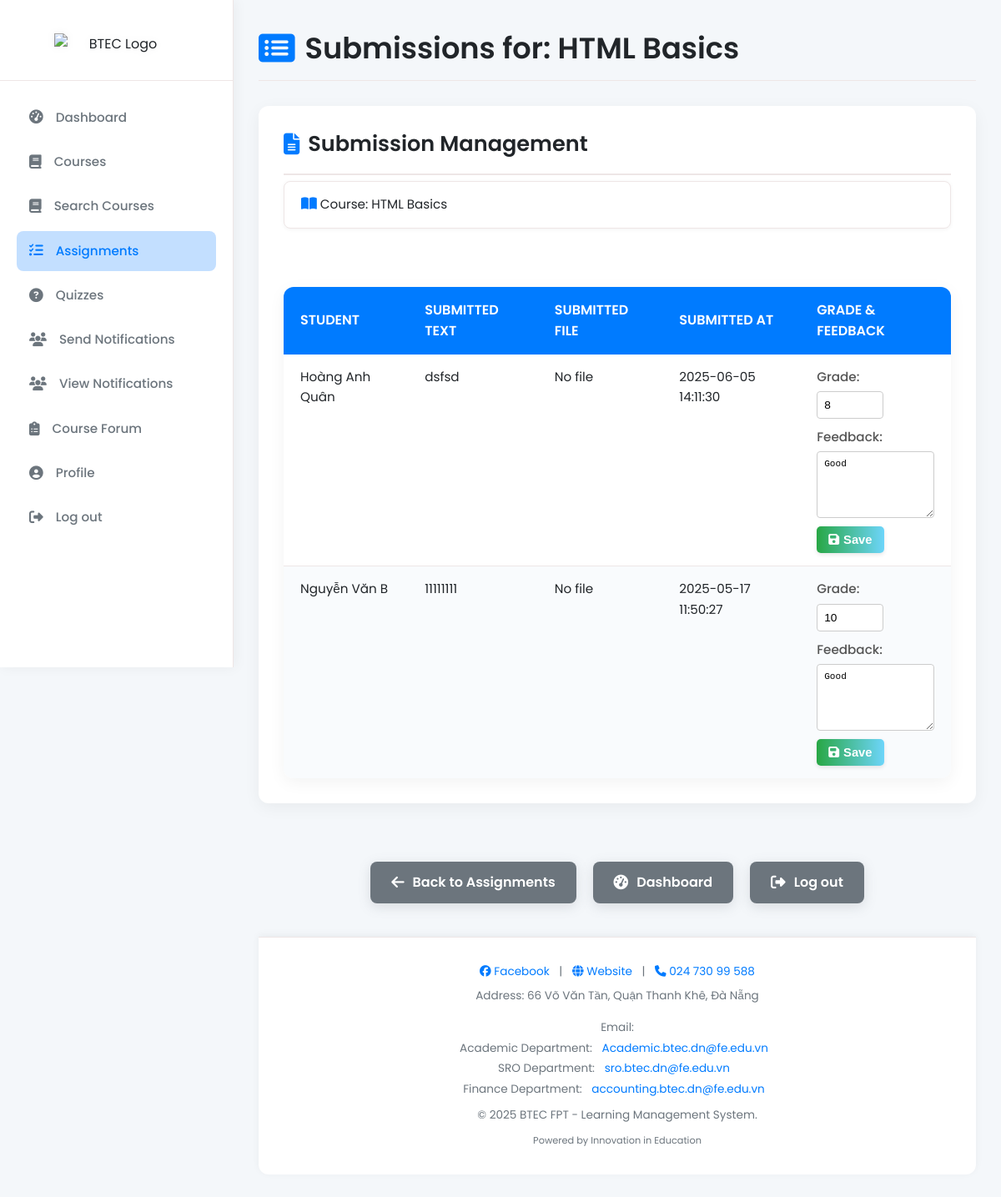
The app's page /module/teacher/assignment/teacher_assignment_submissions.php?assignment_id=1 (signed in) with its own data.
### tables this page shows
CREATE TABLE `assignments` (
  `id` int NOT NULL,
  `course_id` int NOT NULL,
  `title` varchar(255) NOT NULL,
  `description` text NOT NULL,
  `due_date` date DEFAULT NULL,
  `created_at` datetime DEFAULT CURRENT_TIMESTAMP,
  `file_attachment` varchar(255) DEFAULT NULL,
  `file_path` varchar(255) DEFAULT NULL
);

CREATE TABLE `courses` (
  `id` int NOT NULL,
  `title` varchar(255) NOT NULL,
  `department` varchar(255) DEFAULT NULL,
  `description` text,
  `teacher_id` int DEFAULT NULL,
  `created_at` datetime DEFAULT CURRENT_TIMESTAMP
);

CREATE TABLE `assignment_submissions` (
  `id` int NOT NULL,
  `assignment_id` int NOT NULL,
  `user_id` int NOT NULL,
  `submitted_text` text,
  `submitted_file` varchar(255) DEFAULT NULL,
  `submitted_at` datetime DEFAULT CURRENT_TIMESTAMP,
  `grade` float DEFAULT NULL,
  `feedback` text
);

CREATE TABLE `users` (
  `id` int NOT NULL,
  `fullname` varchar(255) NOT NULL,
  `email` varchar(255) NOT NULL,
  `password` varchar(255) NOT NULL,
  `role` enum('student','teacher','admin') DEFAULT 'student',
  `created_at` datetime DEFAULT CURRENT_TIMESTAMP,
  `status` enum('approved','pending') DEFAULT 'approved'
);

### module/teacher/assignment/teacher_assignment_submissions.php (the view, shortened to what this page needs)
<?php
include "../../../includes/db_connect.php";
$assignment_id = intval($_GET['assignment_id']);
$user_id = $_SESSION['user_id'];
$stmt = $conn->prepare("
    SELECT a.title, c.id, c.title
    FROM assignments a
    JOIN courses c ON a.course_id = c.id
    WHERE a.id = ? AND c.teacher_id = ?
");
$stmt->bind_param("ii", $assignment_id, $user_id);
$stmt->execute();
$stmt->store_result();
$stmt->bind_result($assignment_title, $course_id, $course_title);
$result = $conn->prepare("
    SELECT s.id, u.fullname, s.submitted_text, s.submitted_file, s.submitted_at, s.grade, s.feedback
    FROM assignment_submissions s
    JOIN users u ON s.user_id = u.id
    WHERE s.assignment_id = ?
    ORDER BY s.submitted_at DESC
");
$result->bind_param("i", $assignment_id);
$result->execute();
$submissions = $result->get_result();
?>
<!DOCTYPE html>
<html lang="en">
<head>
    <link rel="stylesheet" href="https://cdnjs.cloudflare.com/ajax/libs/font-awesome/6.5.0/css/all.min.css">
    <link rel="stylesheet" href="../../../css/style.css">
    <link rel="stylesheet" href="../../../css/teacher/teacher_assignment_submissions.css">
</head>
<body>
    <?php include "../../../includes/teacher_sidebar.php"; ?>
    <div class="main-content">
        <div class="admin-page-header">
            <h2><i class="fas fa-list-alt"></i> Submissions for: <?= htmlspecialchars($assignment_title) ?></h2>
        </div>
        <div class="my-courses-overview">
            <h3><i class="fas fa-file-alt"></i> Submission Management</h3>
            <div class="my-courses-content">
                <div class="submissions-info">
                    <p><i class="fas fa-book-open"></i> Course: <?= htmlspecialchars($course_title) ?></p>
                </div>
                <?php if ($submissions->num_rows > 0): ?>
                    <table class="courses-table">
                        <thead>
                            <tr>
                                <th>Student</th>
                                <th>Submitted Text</th>
                                <th>Submitted File</th>
                                <th>Submitted At</th>
                                <th colspan="3">Grade & Feedback</th>
                            </tr>
                        </thead>
                        <tbody>
                            <?php while ($row = $submissions->fetch_assoc()): ?>
                                <tr>
                                    <td data-label="Student"><?= htmlspecialchars($row['fullname']) ?></td>
                                    <td data-label="Submitted Text"><?= nl2br(htmlspecialchars($row['submitted_text'])) ?></td>
                                    <td data-label="Submitted File">
                                        <?php if ($row['submitted_file']): ?>
                                            <a href="<?= htmlspecialchars($row['submitted_file']) ?>" target="_blank" class="download-link"><i class="fas fa-download"></i> Download</a>
                                        <?php else: ?>
                                            No file
                                        <?php endif; ?>
                                    </td>
                                    <td data-label="Submitted At"><?= $row['submitted_at'] ?></td>
                                    <td data-label="Grade & Feedback" colspan="3" class="submission-actions">
                                        <form method="post">
                                            <label for="grade_<?= $row['id'] ?>">Grade:</label>
                                            <input type="number" id="grade_<?= $row['id'] ?>" name="grade" value="<?= $row['grade'] ?? '' ?>" step="0.01" min="0" max="100">
                                            <label for="feedback_<?= $row['id'] ?>">Feedback:</label>
                                            <textarea id="feedback_<?= $row['id'] ?>" name="feedback" rows="3"><?= htmlspecialchars($row['feedback']) ?></textarea>
                                            <button type="submit"><i class="fas fa-save"></i> Save</button>
                                        </form>
                                    </td>
                                </tr>
                            <?php endwhile; ?>
                        </tbody>
                    </table>
                <?php else: ?>
                    <p class="no-courses"><i class="fas fa-inbox"></i> No submissions yet for this assignment.</p>
                <?php endif; ?>
            </div>
        </div>
        <div class="back-to-dashboard">
            <a href="teacher_assignments.php"><i class="fas fa-arrow-left"></i> Back to Assignments</a>
            <a href="../dashboard/teacher_dashboard.php"><i class="fas fa-tachometer-alt"></i> Dashboard</a>
            <a href="../../../common/logout.php"><i class="fas fa-sign-out-alt"></i> Log out</a>
        </div>
        <?php include "../../../includes/footer.php"; ?>
    </div>
</body>
</html>

### css/style.css (style rules this page uses)
:root { --primary-color: #007bff; --accent-color: #dc3545; --background-light: #f4f7fa; --background-card: #ffffff; --text-dark: #212529; --text-medium: #6c757d; --text-light: #ced4da; --border-color: #eee6e6; --shadow-light: rgba(0, 0, 0, 0.05); --shadow-medium: rgba(0, 0, 0, 0.1); }
*, *::before, *::after { box-sizing: border-box; margin: 0; padding: 0; }
body { font-family: 'Poppins', sans-serif; background-color: var(--background-light); color: var(--text-dark); line-height: 1.6; display: flex; min-height: 100vh; }

### records on screen
assignments: title "HTML Basics", course.title "HTML Basics"
assignment_submissions: user.fullname "Hoàng Anh Quân", submitted_text "dsfsd", submitted_file "No file", submitted_at "2025-06-05 14:11:30", grade "8", feedback "Good"
assignment_submissions: user.fullname "Nguyễn Văn B", submitted_text "11111111", submitted_file "No file", submitted_at "2025-05-17 11:50:27", grade "10", feedback "Good"
